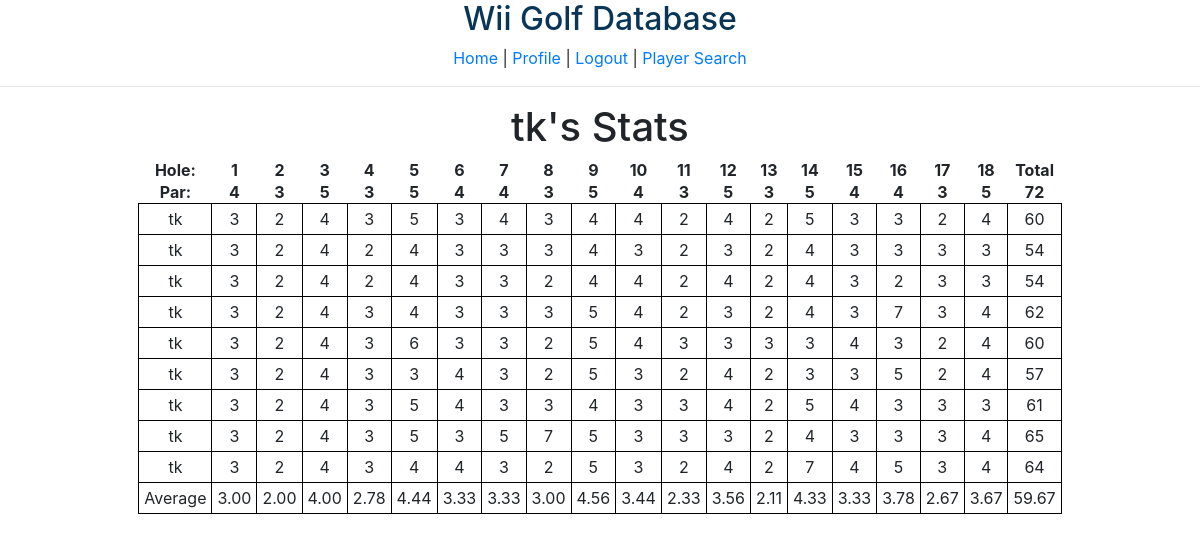
The page /profile (signed in) on the database its author committed.
### tables this page shows
CREATE TABLE "PLAYERS" (
	"PNAME"	TEXT,
	"h1"	INTEGER,
	"h2"	INTEGER,
	"h3"	INTEGER,
	"h4"	INTEGER,
	"h5"	INTEGER,
	"h6"	INTEGER,
	"h7"	INTEGER,
	"h8"	INTEGER,
	"h9"	INTEGER,
	"h10"	INTEGER,
	"h11"	INTEGER,
	"h12"	INTEGER,
	"h13"	INTEGER,
	"h14"	INTEGER,
	"h15"	INTEGER,
	"h16"	INTEGER,
	"h17"	INTEGER,
	"h18"	INTEGER,
	"SCORE"	INTEGER
);

### app.py (the view)
@app.route('/profile',methods={'GET'})
def profile():
    if 'user' not in session:
        return redirect('login')
    data = get_player_data(session['user'])
    if data == []:
        return f"<h1> Player '{session['user']}' not found in database.</h1><br> <a href='home'>Return to homepage</a>"
    return render_template('player.html', data=data)

### functions.py (called while the page is built)
def get_player_data(pname):
    try:
        conn = sqlite3.connect('wiigolf.db')
    except:
        return []
    c = conn.cursor()
    execute_string = f"SELECT * FROM PLAYERS WHERE PNAME = '{pname}'"
    c.execute(execute_string)
    data = c.fetchall()
    if len(data) == 0:
        conn.close()
        return []
    conn.close()
    stats = ['Average']
    for j in range(19):
        tmp = 0
        for i in range(len(data)):
            tmp = tmp + data[i][j+1]
        tmp = tmp / len(data)
        stats = stats + [format(tmp, '.2f')]
    data = data + [tuple(stats)]
    return data

### templates/player.html (shortened to what this page needs)
{% extends "header.html" %}
{% block content %}
<h1> {{ data[0][0] }}'s Stats</h1>
<table style="text-align:center; margin-left: auto; margin-right: auto;">
<thead>
<tr>
<th>Hole:</th>
<th> 1 </th>
<th> 2 </th>
<th> 3 </th>
<th> 4 </th>
<th> 5 </th>
<th> 6 </th>
<th> 7 </th>
<th> 8 </th>
<th> 9 </th>
<th> 10 </th>
<th> 11 </th>
<th> 12 </th>
<th> 13 </th>
<th> 14 </th>
<th> 15 </th>
<th> 16 </th>
<th> 17 </th>
<th> 18 </th>
<th> Total </th>
</tr>
<tr>
	<th>Par:</th>
	<th> 4 </th>
	<th> 3 </th>
	<th> 5 </th>
	<th> 3 </th>
	<th> 5 </th>
	<th> 4 </th>
	<th> 4 </th>
	<th> 3 </th>
	<th> 5 </th>
	<th> 4 </th>
	<th> 3 </th>
	<th> 5 </th>
	<th> 3 </th>
	<th> 5 </th>
	<th> 4 </th>
	<th> 4 </th>
	<th> 3 </th>
	<th> 5 </th>
	<th> 72 </th>
</tr>
</thead>
<tbody>
{% for row in data %}
	<tr>
		<td>{{row[0]}}</td>
		<td>{{row[1]}}</td>
		<td>{{row[2]}}</td>
		<td>{{row[3]}}</td>
		<td>{{row[4]}}</td>
		<td>{{row[5]}}</td>
		<td>{{row[6]}}</td>
		<td>{{row[7]}}</td>
		<td>{{row[8]}}</td>
		<td>{{row[9]}}</td>
		<td>{{row[10]}}</td>
		<td>{{row[11]}}</td>
		<td>{{row[12]}}</td>
		<td>{{row[13]}}</td>
		<td>{{row[14]}}</td>
		<td>{{row[15]}}</td>
		<td>{{row[16]}}</td>
		<td>{{row[17]}}</td>
		<td>{{row[18]}}</td>
		<td>{{row[19]}}</td>
	</tr>
{% endfor %}
</tbody>
</table>
{% endblock %}

### templates/player.html (style rules this page uses)
td { width: 150.px; text-align: center; border: 1px solid black; padding: 5px; }

### rows shown on the page
PLAYERS: PNAME "tk", h1 "3", h2 "2", h3 "4", h4 "3", h5 "5", h6 "3", h7 "4", h8 "3", h9 "4", h10 "4", h11 "2", h12 "4", h13 "2", h14 "5", h15 "3", h16 "3", h17 "2", h18 "4", SCORE "60"
PLAYERS: PNAME "tk", h1 "3", h2 "2", h3 "4", h4 "2", h5 "4", h6 "3", h7 "3", h8 "3", h9 "4", h10 "3", h11 "2", h12 "3", h13 "2", h14 "4", h15 "3", h16 "3", h17 "3", h18 "3", SCORE "54"
PLAYERS: PNAME "tk", h1 "3", h2 "2", h3 "4", h4 "2", h5 "4", h6 "3", h7 "3", h8 "2", h9 "4", h10 "4", h11 "2", h12 "4", h13 "2", h14 "4", h15 "3", h16 "2", h17 "3", h18 "3", SCORE "54"
PLAYERS: PNAME "tk", h1 "3", h2 "2", h3 "4", h4 "3", h5 "4", h6 "3", h7 "3", h8 "3", h9 "5", h10 "4", h11 "2", h12 "3", h13 "2", h14 "4", h15 "3", h16 "7", h17 "3", h18 "4", SCORE "62"
PLAYERS: PNAME "tk", h1 "3", h2 "2", h3 "4", h4 "3", h5 "6", h6 "3", h7 "3", h8 "2", h9 "5", h10 "4", h11 "3", h12 "3", h13 "3", h14 "3", h15 "4", h16 "3", h17 "2", h18 "4", SCORE "60"
PLAYERS: PNAME "tk", h1 "3", h2 "2", h3 "4", h4 "3", h5 "3", h6 "4", h7 "3", h8 "2", h9 "5", h10 "3", h11 "2", h12 "4", h13 "2", h14 "3", h15 "3", h16 "5", h17 "2", h18 "4", SCORE "57"
PLAYERS: PNAME "tk", h1 "3", h2 "2", h3 "4", h4 "3", h5 "5", h6 "4", h7 "3", h8 "3", h9 "4", h10 "3", h11 "3", h12 "4", h13 "2", h14 "5", h15 "4", h16 "3", h17 "3", h18 "3", SCORE "61"
PLAYERS: PNAME "tk", h1 "3", h2 "2", h3 "4", h4 "3", h5 "5", h6 "3", h7 "5", h8 "7", h9 "5", h10 "3", h11 "3", h12 "3", h13 "2", h14 "4", h15 "3", h16 "3", h17 "3", h18 "4", SCORE "65"
PLAYERS: PNAME "tk", h1 "3", h2 "2", h3 "4", h4 "3", h5 "4", h6 "4", h7 "3", h8 "2", h9 "5", h10 "3", h11 "2", h12 "4", h13 "2", h14 "7", h15 "4", h16 "5", h17 "3", h18 "4", SCORE "64"

### other values the page prints
{{ row[0] }} "Average"
{{ row[1] }} "3.00"
{{ row[2] }} "2.00"
{{ row[3] }} "4.00"
{{ row[4] }} "2.78"
{{ row[5] }} "4.44"
{{ row[6] }} "3.33"
{{ row[7] }} "3.33"
{{ row[8] }} "3.00"
{{ row[9] }} "4.56"
{{ row[10] }} "3.44"
{{ row[11] }} "2.33"
{{ row[12] }} "3.56"
{{ row[13] }} "2.11"
{{ row[14] }} "4.33"
